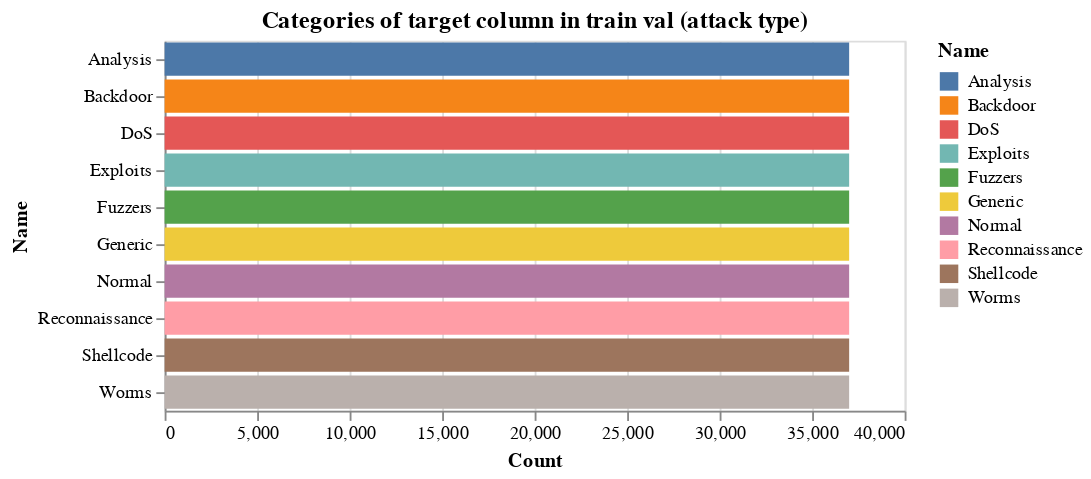

This figure's notebook cell:
### Code cell
# evidence of resampled data
resampled=resampled_train_val.copy()
_features,_target=feature_target_split(resampled)
target_table=_target.value_counts().rename_axis('Name').reset_index(name='Count')
alt.Chart(target_table, title="Categories of target column in train val (attack type)").mark_bar().encode(
  x='Count',
  y='Name',
  color='Name'
)

### Figure 1 — Vega-Lite specification as saved in the notebook (floating-point values rounded to 4 significant figures)
{"config": {"view": {"continuousWidth": 400, "continuousHeight": 300}}, "data": {"name": "data-82d7d3f31f4f387185acb6909a913d44"}, "mark": "bar", "encoding": {"color": {"type": "nominal", "field": "Name"}, "x": {"type": "quantitative", "field": "Count"}, "y": {"type": "nominal", "field": "Name"}}, "title": "Categories of target column in train val (attack type)", "$schema": "https://vega.github.io/schema/vega-lite/v4.8.1.json", "datasets": {"data-82d7d3f31f4f387185acb6909a913d44": [{"Name": "Analysis", "Count": 37000}, {"Name": "Worms", "Count": 37000}, {"Name": "Shellcode", "Count": 37000}, {"Name": "DoS", "Count": 37000}, {"Name": "Normal", "Count": 37000}, {"Name": "Generic", "Count": 37000}, {"Name": "Exploits", "Count": 37000}, {"Name": "Backdoor", "Count": 37000}, {"Name": "Reconnaissance", "Count": 37000}, {"Name": "Fuzzers", "Count": 37000}]}}
